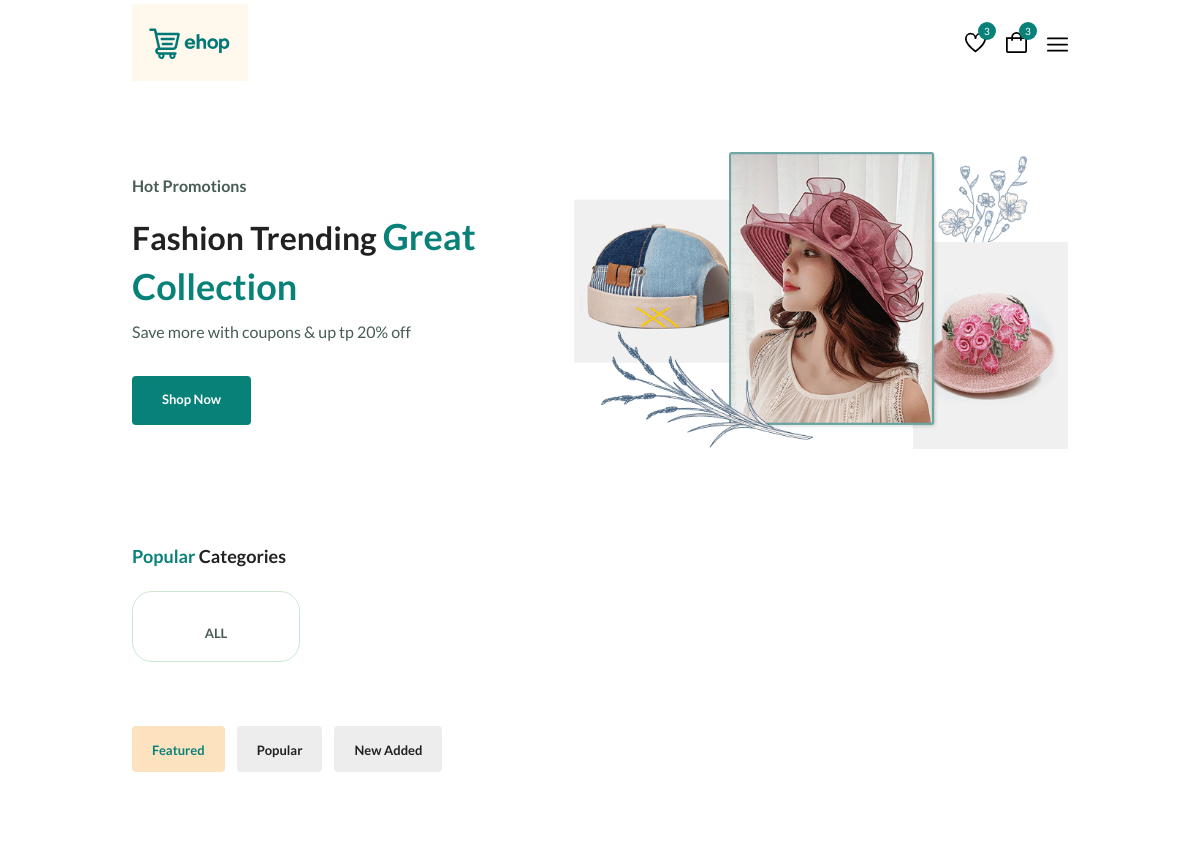
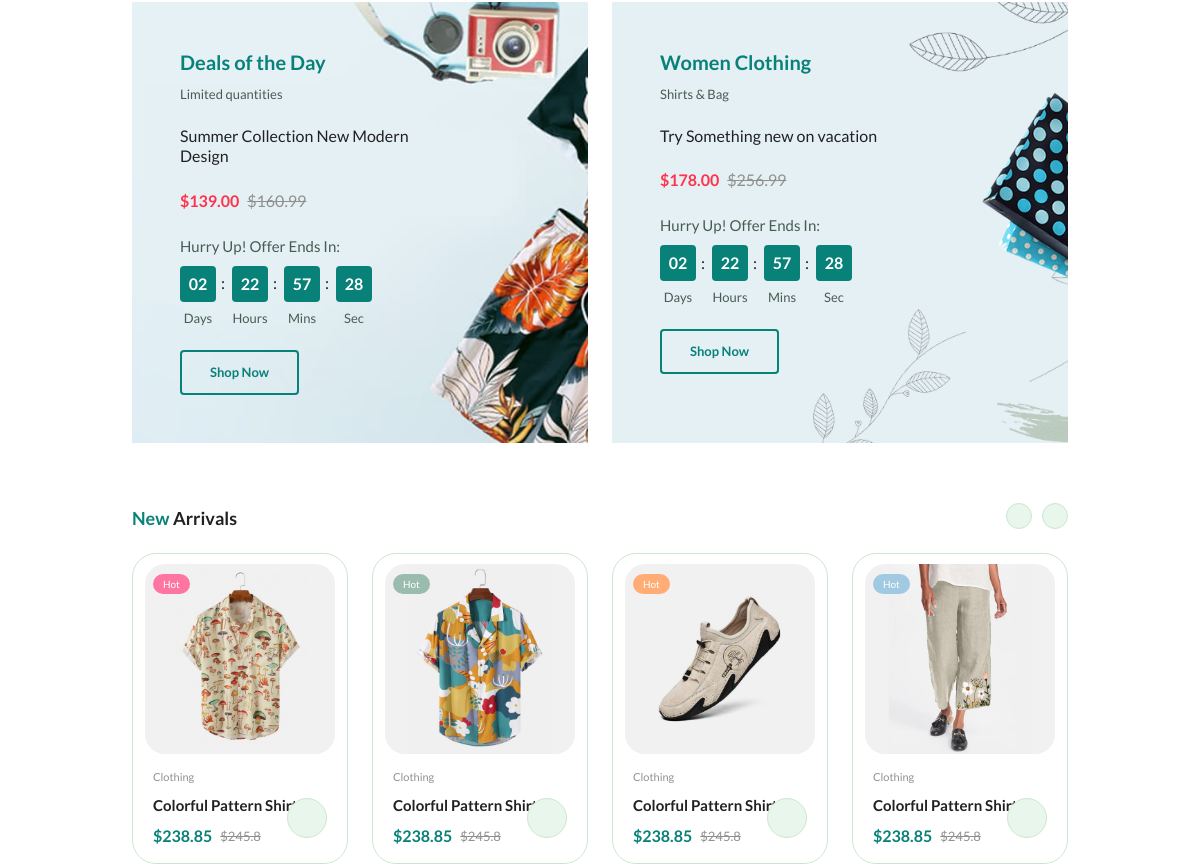
Before: / (upper part) with the older database file (2 pictures, top to bottom).
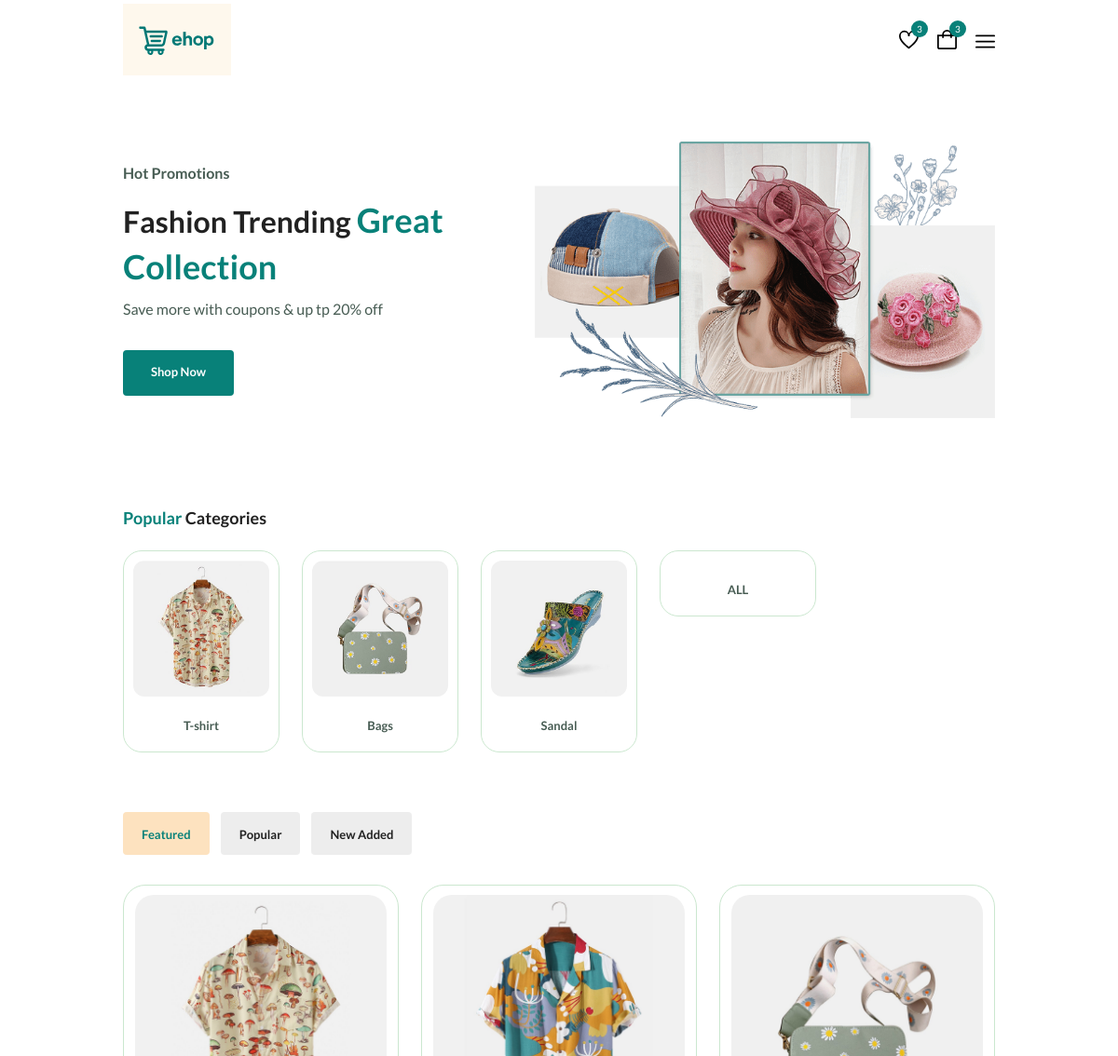
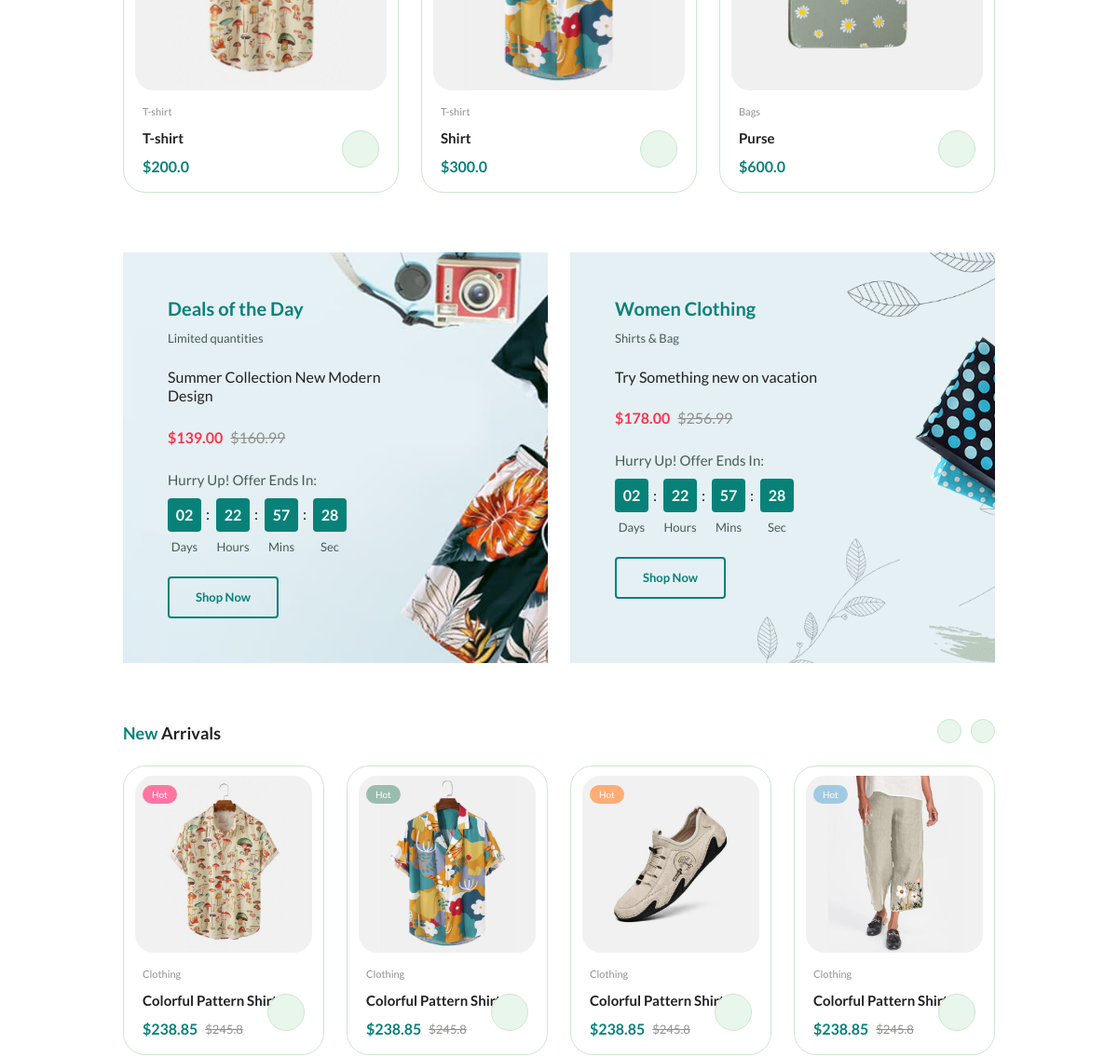
After: the same page with the newer database file (2 pictures, top to bottom).
### myapp/models.py (models this page shows)
class Category(models.Model):
    name = models.CharField(max_length=20)
    image = models.ImageField(upload_to="cat_img")
    def __str__(self):
        return self.name

class Product(models.Model):
    category = models.ForeignKey(Category,on_delete=models.CASCADE)
    name = models.CharField(max_length=20)
    price=models.FloatField()
    qty = models.IntegerField()
    description=models.TextField()
    image = models.ImageField(upload_to="prod_img")

### myapp/views.py (the view)
# urls.py: path("",index,name="index"),
def index(request):
    categories = Category.objects.all()
    products = Product.objects.all()
    try :
        cid =  int(request.GET['cid']  )
        if cid!=0:
            products = Product.objects.filter(category_id=cid)
        else:
            products = Product.objects.all()
        return render(request,"index.html",{"categories":categories,"products":products})
    except Exception as e:
         return render(request,"index.html",{"categories":categories,"products":products})

### myapp/templates/index.html (shortened to what this page needs)
{%extends 'base.html'%}
{%block main%}
<main class="main">
  <section class="home section--lg">
    <div class="home__container container grid">
      <div class="home__content">
        <span class="home__subtitle">Hot Promotions</span>
        <h1 class="home__title">
          Fashion Trending <span>Great Collection</span>
        </h1>
        <p class="home__description">
          Save more with coupons & up tp 20% off
        </p>
        <a href="shop.html" class="btn">Shop Now</a>
      </div>
      <img src="static/assets/img/home-img.png" class="home__img" alt="hats" />
    </div>
  </section>
  <section class="categories container section">
    <h3 class="section__title"><span>Popular</span> Categories</h3>
    <div class="categories__container swiper">
      <div class="swiper-wrapper">
        <a href="{%url 'index'%}?cid=0" class="category__item swiper-slide">
          <h3 class="category__title">ALL</h3>
        </a>
        {%for category in categories%}
        <a href="{%url 'index'%}?cid={{category.id}}" class="category__item swiper-slide">
          <img src="media/{{category.image}}" alt="{{category.image}}" class="category__img" />
          <h3 class="category__title">{{category.name}}</h3>
        </a>
        {%endfor%}
      </div>
    </div>
  </section>
  <section class="products container section">
    <div class="tab__btns">
      <span class="tab__btn active-tab" data-target="#featured">Featured</span>
      <span class="tab__btn" data-target="#popular">Popular</span>
      <span class="tab__btn" data-target="#new-added">New Added</span>
    </div>
    <div class="tab__items">
      <div class="tab__item active-tab" content id="featured">
        <div class="products__container grid">
          {%for product in products%}
          <div class="product__item">
            <div class="product__banner">
              <a href="details.html" class="product__images">
              </a>
            </div>
            <div class="product__content">
              <span class="product__category">{{product.category}}</span>
              <a href="details.html">
                <h3 class="product__title">{{product.name}}</h3>
              </a>
              <div class="product__price flex">
                <span class="new__price">${{product.price}}</span>
              </div>
              <a href="#" class="action__btn cart__btn" aria-label="Add To Cart">
              </a>
            </div>
          </div>
          {%endfor%}
        </div>
      </div>
    </div>
  </section>
  <section class="deals section">
    <div class="deals__container container grid">
      <div class="deals__item">
        <div class="deals__group">
          <h3 class="deals__brand">Deals of the Day</h3>
          <span class="deals__category">Limited quantities</span>
        </div>
        <h4 class="deals__title">Summer Collection New Modern Design</h4>
        <div class="deals__price flex">
          <span class="new__price">$139.00</span>
          <span class="old__price">$160.99</span>
        </div>
        <div class="deals__group">
          <p class="deals__countdown-text">Hurry Up! Offer Ends In:</p>
          <div class="countdown">
            <div class="countdown__amount">
              <p class="countdown__period">02</p>
              <span class="unit">Days</span>
            </div>
            <div class="countdown__amount">
              <p class="countdown__period">22</p>
              <span class="unit">Hours</span>
            </div>
            <div class="countdown__amount">
              <p class="countdown__period">57</p>
              <span class="unit">Mins</span>
            </div>
            <div class="countdown__amount">
              <p class="countdown__period">28</p>
              <span class="unit">Sec</span>
            </div>
          </div>
        </div>
        <div class="deals__btn">
          <a href="details.html" class="btn btn--md">Shop Now</a>
        </div>
      </div>
      <div class="deals__item">
        <div class="deals__group">
          <h3 class="deals__brand">Women Clothing</h3>
          <span class="deals__category">Shirts & Bag</span>
        </div>
        <h4 class="deals__title">Try Something new on vacation</h4>
        <div class="deals__price flex">
          <span class="new__price">$178.00</span>
          <span class="old__price">$256.99</span>
        </div>
        <div class="deals__group">
          <p class="deals__countdown-text">Hurry Up! Offer Ends In:</p>
          <div class="countdown">
            <div class="countdown__amount">
              <p class="countdown__period">02</p>
              <span class="unit">Days</span>
            </div>
            <div class="countdown__amount">
              <p class="countdown__period">22</p>
              <span class="unit">Hours</span>
            </div>
            <div class="countdown__amount">
              <p class="countdown__period">57</p>
              <span class="unit">Mins</span>
            </div>
            <div class="countdown__amount">
              <p class="countdown__period">28</p>
              <span class="unit">Sec</span>
            </div>
          </div>
        </div>
        <div class="deals__btn">
          <a href="details.html" class="btn btn--md">Shop Now</a>
        </div>
      </div>
    </div>
  </section>
  <section class="new__arrivals container section">
    <h3 class="section__title"><span>New</span> Arrivals</h3>
    <div class="new__container swiper">
      <div class="swiper-wrapper">
        <div class="product__item swiper-slide">
          <div class="product__banner">
            <a href="details.html" class="product__images">
            </a>
            <div class="product__badge light-pink">Hot</div>
          </div>
          <div class="product__content">
            <span class="product__category">Clothing</span>
            <a href="details.html">
              <h3 class="product__title">Colorful Pattern Shirts</h3>
            </a>
            <div class="product__price flex">
              <span class="new__price">$238.85</span>
              <span class="old__price">$245.8</span>
            </div>
            <a href="#" class="action__btn cart__btn" aria-label="Add To Cart">
            </a>
          </div>
        </div>
        <div class="product__item swiper-slide">
          <div class="product__banner">
            <a href="details.html" class="product__images">
            </a>
            <div class="product__badge light-green">Hot</div>
          </div>
          <div class="product__content">
            <span class="product__category">Clothing</span>
            <a href="details.html">
              <h3 class="product__title">Colorful Pattern Shirts</h3>
            </a>
            <div class="product__price flex">
              <span class="new__price">$238.85</span>
              <span class="old__price">$245.8</span>
            </div>
            <a href="#" class="action__btn cart__btn" aria-label="Add To Cart">
            </a>
          </div>
        </div>
        <div class="product__item swiper-slide">
          <div class="product__banner">
            <a href="details.html" class="product__images">
            </a>
            <div class="product__badge light-orange">Hot</div>
          </div>
          <div class="product__content">
            <span class="product__category">Clothing</span>
            <a href="details.html">
              <h3 class="product__title">Colorful Pattern Shirts</h3>
            </a>
            <div class="product__price flex">
              <span class="new__price">$238.85</span>
              <span class="old__price">$245.8</span>
            </div>
            <a href="#" class="action__btn cart__btn" aria-label="Add To Cart">
            </a>
          </div>
        </div>
        <div class="product__item swiper-slide">
          <div class="product__banner">
            <a href="details.html" class="product__images">
            </a>
            <div class="product__badge light-blue">Hot</div>
          </div>
          <div class="product__content">
            <span class="product__category">Clothing</span>
            <a href="details.html">
              <h3 class="product__title">Colorful Pattern Shirts</h3>
            </a>
            <div class="product__price flex">
              <span class="new__price">$238.85</span>
              <span class="old__price">$245.8</span>
            </div>
            <a href="#" class="action__btn cart__btn" aria-label="Add To Cart">
            </a>
          </div>
        </div>
      </div>
      <div class="swiper-button-prev">
      </div>
      <div class="swiper-button-next">
      </div>
    </div>
  </section>
</main>
{%endblock%}

### myapp/templates/base.html (shortened to what this page needs)
{%load static%}
<!DOCTYPE html>
<html lang="en">
<head>
    <link rel="stylesheet"
        href="https://cdn-uicons.flaticon.com/2.0.0/uicons-regular-straight/css/uicons-regular-straight.css" />
    <link rel="stylesheet" href="https://cdn.jsdelivr.net/npm/swiper@11/swiper-bundle.min.css" />
    <link rel="stylesheet" href="static/assets/css/styles.css" />
</head>
<body>
    <header class="header">
        <nav class="nav container">
            <a href="index.html" class="nav__logo">
                <img class="nav__logo-img" src="static/assets/img/logo.svg" alt="website logo" />
            </a>
            <div class="header__user-actions">
                <a href="{%url 'wishlist'%}" class="header__action-btn" title="Wishlist">
                    <img src="static/assets/img/icon-heart.svg" alt="" />
                    <span class="count">3</span>
                </a>
                <a href="{%url 'cart'%}" class="header__action-btn" title="Cart">
                    <img src="static/assets/img/icon-cart.svg" alt="" />
                    <span class="count">3</span>
                </a>
                <div class="header__action-btn nav__toggle" id="nav-toggle">
                    <img src="./static/assets//img/menu-burger.svg" alt="">
                </div>
            </div>
        </nav>
    </header>
    {%block main%}{%endblock%}
</body>
</html>

Changed rows visible on the page:
added Category: image (picture), name "T-shirt"
added Category: image (picture), name "Bags"
added Category: image (picture), name "Sandal"
added Product: category "T-shirt", name "T-shirt", price "200.0"
added Product: category "T-shirt", name "Shirt", price "300.0"
added Product: category "Bags", name "Purse", price "600.0"
